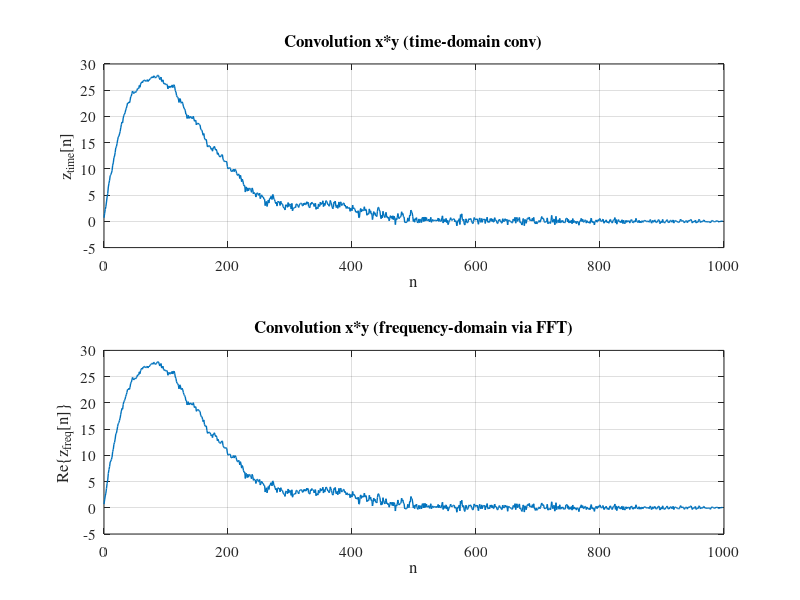

Source code (MATLAB): (Note: this script raises an error after producing the figure.)
function problem2_conv_corr()
%%  PROBLEM2_CONV_CORR  Convolution and correlation of noisy exponentials.
%   Generates
%          x[n] = exp(-n/50)  + w_1[n]/5
%          y[n] = exp(-n/100) + w_2[n]/10
%        for n = 1,...,500 with independent white Gaussian noises.
%   Computes and plots the convolution x*y in the time domain
%        and via the frequency domain using the FFT.
%   Computes and plots the cross-correlation between x and y
%        in the time domain and via the frequency domain.
%   Prints numerical error norms between the direct and FFT-based
%        implementations to confirm correctness.

    rng(2);  % fix random seed for reproducibility

    N = 500;
    n = 1:N;

    % Generate independent white-noise sequences
    w1 = randn(size(n));
    w2 = randn(size(n));

    % Noisy exponentials
    x = exp(-n/50)  + w1/5;
    y = exp(-n/100) + w2/10;

    %%   Problem 2 Part 1
    %    Convolution in the time domain

    z_time = conv(x, y);
    n_conv = 0:(numel(z_time)-1);

    % Convolution via FFT (frequency domain)
    L  = numel(z_time);        % length needed for linear convolution
    Xf = fft(x, L);
    Yf = fft(y, L);
    z_freq = ifft(Xf .* Yf);

    % Numerical check
    conv_error = norm(z_time - z_freq);
    fprintf('||conv_{time} - conv_{freq}||_2 = %.3e\n', conv_error);

    % Plots for convolution
    figure('Color','w');
    subplot(2,1,1);
    plot(n_conv, z_time, 'LineWidth', 1);
    xlabel('n');
    ylabel('z_{time}[n]');
    title('Convolution x*y (time-domain conv)');
    grid on;
    set(gca,'FontName','Times','FontSize',11);

    subplot(2,1,2);
    plot(n_conv, real(z_freq), 'LineWidth', 1);
    xlabel('n');
    ylabel('Re\{z_{freq}[n]\}');
    title('Convolution x*y (frequency-domain via FFT)');
    grid on;
    set(gca,'FontName','Times','FontSize',11);

    sgtitle('Convolution of x[n] and y[n]','FontName','Times','FontSize',12);
    saveas(gcf, 'HW5_P2_conv_time_vs_freq.png');

    %%   Problem 2 Part 2
    %    Cross-correlation in the time domain

    [Rxy_time, lags] = xcorr(x, y);   % time-domain estimate
    % lags runs from -(N-1) to (N-1), length 2N-1
    % Cross-correlation via FFT matched to xcorr:
    %  - zero-pad x,y to length Lcorr = 2N-1
    %  - use X .* conj(Y) (cross-correlation theorem)
    %  - fftshift to align lag 0 in the center

    Lcorr   = 2*N - 1;               % same as length(Rxy_time)
    Xf_corr = fft(x, Lcorr);
    Yf_corr = fft(y, Lcorr);

    % Circular correlation, then shift to lags -(N-1):N-1
    Rxy_freq_circ = ifft( Xf_corr .* conj(Yf_corr) );
    Rxy_freq      = fftshift(Rxy_freq_circ);

    % Numerical check – should now be ~1e-13
    corr_error = norm(Rxy_time - Rxy_freq);
    fprintf('||R_{xy,time} - R_{xy,freq}||_2 = %.3e\n', corr_error);

    % Plots for correlation
    figure('Color','w');
    subplot(2,1,1);
    stem(lags, Rxy_time, 'filled');
    xlabel('Lag m');
    ylabel('R_{xy,time}[m]');
    title('Cross-correlation R_{xy}[m] (time-domain xcorr)');
    grid on;
    set(gca,'FontName','Times','FontSize',11);

    subplot(2,1,2);
    stem(lags, real(Rxy_freq), 'filled');
    xlabel('Lag m');
    ylabel('Re\{R_{xy,freq}[m]\}');
    title('Cross-correlation R_{xy}[m] (frequency-domain via FFT)');
    grid on;
    set(gca,'FontName','Times','FontSize',11);

    sgtitle('Cross-correlation between x[n] and y[n]', ...
            'FontName','Times','FontSize',12);
    saveas(gcf, 'HW5_P2_corr_time_vs_freq.png');
end
